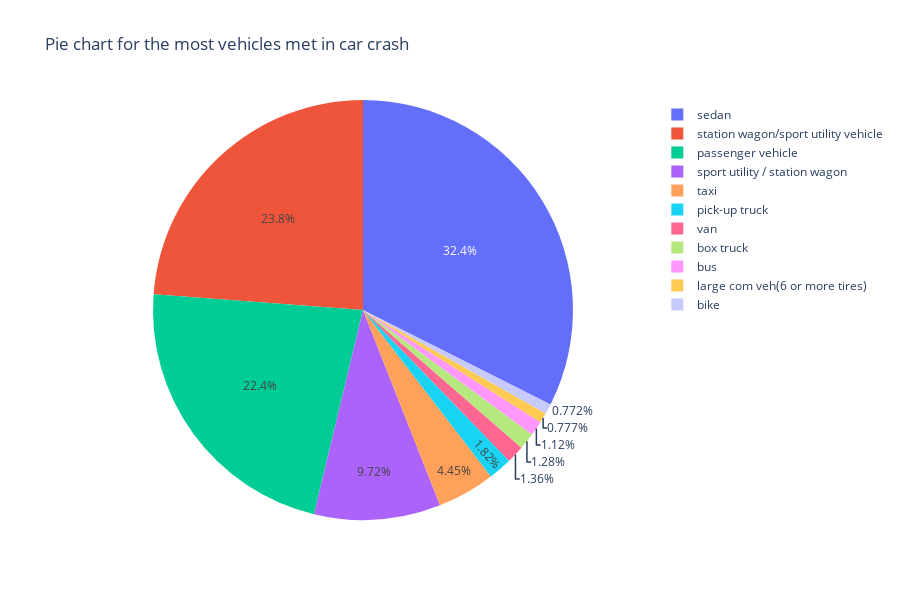

The notebook cell this image was saved under:
### Code cell
#Plotting the graph for the vehicle that met with the accidents the most
MC_df_vehicle = px.pie(MC_df_vehicle2, MC_df_vehicle2['VEHICLE TYPE CODE 1'], MC_df_vehicle2['COLLISION_ID'],
             title= 'Pie chart for the most vehicles met in car crash',
             width=900, height=600)
             
             
MC_df_vehicle.show()

### Figure 1 — Plotly figure (JSON) as saved in the notebook; plotly's stock layout.template omitted (floating-point values rounded to 4 significant figures)
{"data": [{"domain": {"x": [0, 1], "y": [0, 1]}, "hovertemplate": "VEHICLE TYPE CODE 1=%{label}<br>COLLISION_ID=%{value}<extra></extra>", "labels": ["sedan", "station wagon/sport utility vehicle", "passenger vehicle", "sport utility / station wagon", "taxi", "pick-up truck", "van", "box truck", "bus", "large com veh(6 or more tires)", "bike"], "legendgroup": "", "name": "", "showlegend": true, "type": "pie", "values": [601332, 441343, 416206, 180291, 82449, 33832, 25266, 23812, 20780, 14397, 14320]}], "layout": {"height": 600, "legend": {"tracegroupgap": 0}, "title": {"text": "Pie chart for the most vehicles met in car crash"}, "width": 900}}
